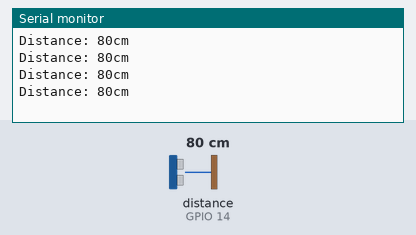
This sketch was run on a simulated ESP32-S3. On the bench: the last lines printed to the serial monitor. Inputs (shaded band) come from the test bench; at power-on: distance to the obstacle (sensor on GPIO 14) 80 cm.

Above: at 1.2 s.
1.3 s: distance to the obstacle (sensor on GPIO 14) set to 2 cm
At 1.73 s:
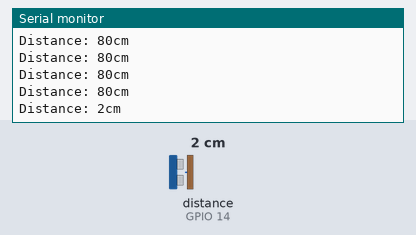
2.8 s: distance to the obstacle (sensor on GPIO 14) set to 4 cm
At 2.94 s:
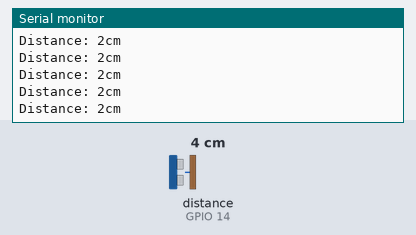
Timing chart, 0 to 5.8 s (numbered marks = the images above; inputs shaded):
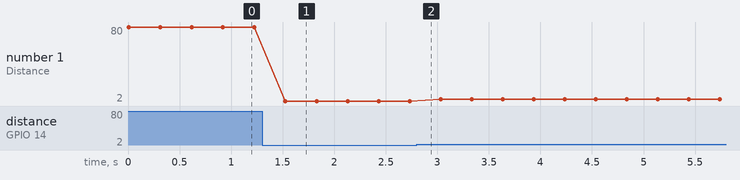

Measured:
- after the input at 1.3 s, the serial monitor: prints a new line after 0.23 s (image 1)
- plotted number 1: 80 → 2 after the input at 1.3 s, 2 → 4 after the input at 2.8 s

The sketch:

Sketch_21.2_Ultrasonic_Ranging.ino
```cpp
/**********************************************************************
  Filename    : Ultrasonic Ranging
  Description : Use the ultrasonic module to measure the distance.
  Auther      : www.freenove.com
  Modification: 2022/10/25
**********************************************************************/
#include <UltrasonicSensor.h>

UltrasonicSensor ultrasonic(13, 14);

void setup() {
  Serial.begin(115200);

  int temperature = 22;
  ultrasonic.setTemperature(temperature);
}

void loop() {
  int distance = ultrasonic.distanceInCentimeters();
  Serial.printf("Distance: %dcm\n",distance);
  delay(300);
}
```
